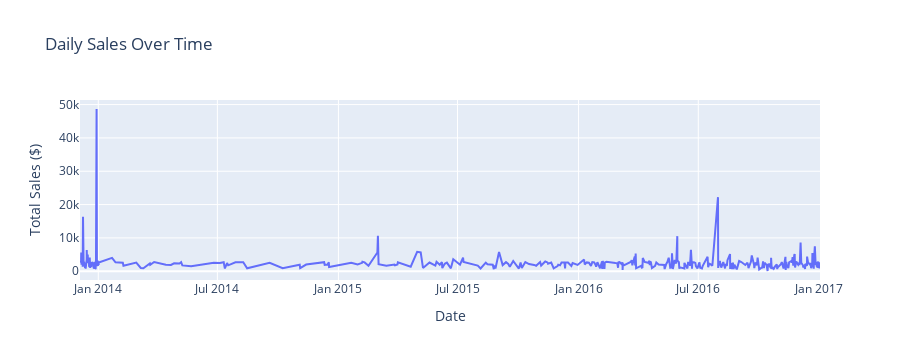

Source (notebook cell):
### Code cell
fig = px.line(daily_sales, x='occurred_at_x', y='total_amt_usd', title = 'Daily Sales Over Time')
fig.update_layout(
    xaxis_title = 'Date',
    yaxis_title = 'Total Sales ($)'
)
fig.show()

### Figure 1 — Plotly figure (JSON) as saved in the notebook; plotly's stock layout.template omitted (floating-point values rounded to 4 significant figures; data arrays with more than 128 entries replaced by an {"elided": "..."} marker saying what was removed)
{"data": [{"hovertemplate": "occurred_at_x=%{x}<br>total_amt_usd=%{y}<extra></extra>", "legendgroup": "", "line": {"color": "#636efa", "dash": "solid"}, "marker": {"symbol": "circle"}, "mode": "lines", "name": "", "orientation": "v", "showlegend": false, "type": "scatter", "x": {"elided": "387 str values"}, "xaxis": "x", "y": {"elided": "387 float values"}, "yaxis": "y"}], "layout": {"height": 360, "legend": {"tracegroupgap": 0}, "title": {"text": "Daily Sales Over Time"}, "xaxis": {"anchor": "y", "autorange": true, "domain": [0, 1], "range": ["2013-12-04 04:45:54", "2017-01-01 23:50:16"], "title": {"text": "Date"}, "type": "date"}, "yaxis": {"anchor": "x", "autorange": true, "domain": [0, 1], "range": [-2621.0, 51380.0], "title": {"text": "Total Sales ($)"}, "type": "linear"}}}
